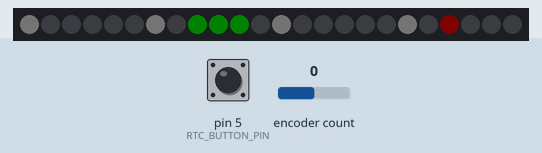
Bench run of a sketch on a simulated Arduino Uno, built with avr-gcc and run on an emulated ATmega328P. Parts: 24 RGB LEDs in strip order, left to right. The test bench sets the inputs (shaded band); at power-on: pin 5 (RTC_BUTTON_PIN) HIGH, encoder count 0. Dim RGB values are drawn brighter than linear; the local clock reads 2024-03-15 10:24:30 at power-on unless the sketch sets it; EEPROM starts erased.

Above: at 0.44 s.
1.3 s: pin 5 (RTC_BUTTON_PIN) pulled LOW for 0.15 s
At 1.73 s:
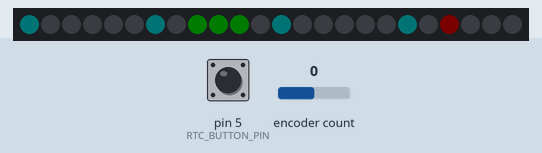
2.0 s: pin 5 (RTC_BUTTON_PIN) pulled LOW for 1 s
At 2.5 s:
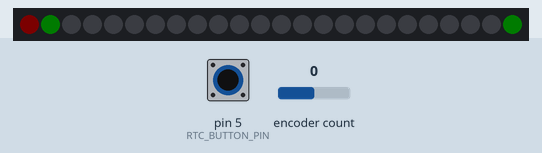
3.6 s: pin 5 (RTC_BUTTON_PIN) pulled LOW for 3.2 s
At 5.1 s:
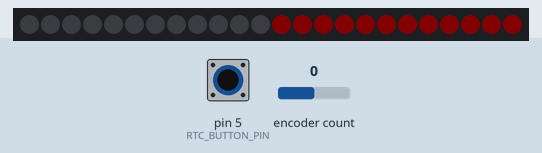
7.4 s: encoder count set to 1
At 8.21 s:
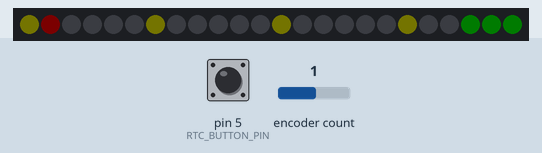
9.0 s: encoder count set to 2
At 9.74 s:
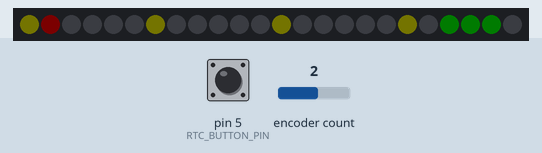
10.5 s: encoder count set to 3
At 11.26 s:
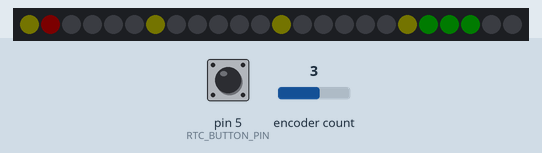
Timing chart, 0 to 13.0 s (numbered marks = the images above; inputs shaded):
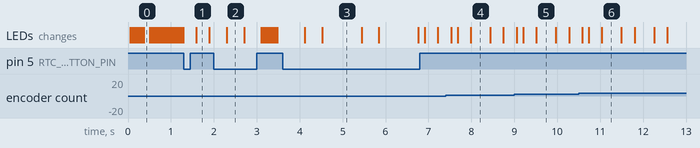

Measured:
- after the input at 1.3 s, the LEDs: change after 0.29 s (image 1)
- after the input at 2.0 s, the LEDs: change after 0.30 s (image 2)
- after the input at 3.6 s, the LEDs: first change after 0.52 s (image 3 shows a later state)
- after the input at 7.4 s, the LEDs: change after 0.13 s (image 4)
- after the input at 9.0 s, the LEDs: change after 0.06 s (image 5)
- after the input at 10.5 s, the LEDs: change after 0.08 s (image 6)
- what the display in image 2 shows lasts 0.4 s, from 2.3 s to 2.7 s

The sketch:

Clock.ino
```cpp
#include <Adafruit_NeoPixel.h>
#include <Time.h>
#include <Wire.h>
#include "RTClib.h"
#include <Encoder.h>
#include <EEPROM.h>

#define SHOW_PM_INDICATOR false
#define SHOW_PIPS true
#define SHOW_SECONDS true

#define NEO_PIN 7
#define RTC_A_PIN 3
#define RTC_B_PIN 4
#define RTC_BUTTON_PIN 5

#define MINUTES_IN_HOUR 60
#define SECONDS_IN_MINUTES 60
#define DELAY 43
#define DELAY_PLUS_1 44

#define MODE_NORMAL 0
#define MODE_SET_CLOCK 1
#define MODE_SET_ALARM 2
#define MODE_ACTIVATE_ALARM 3
#define MODE_UNKNOWN 4
#define MODE_ALARM_RINGING 5

#define PIP_COUNTER_MAX 4
#define PIP_COUNTER_HALF 2
#define BLINK_DELAY 150

#define MEM_ALARM_ON 0
#define MEM_ALARM_HOURS 1
#define MEM_ALARM_MINUTES 2

Adafruit_NeoPixel strip = Adafruit_NeoPixel(24, NEO_PIN, NEO_GRB + NEO_KHZ800);
RTC_DS1307 rtc;
Encoder myEnc(RTC_A_PIN, RTC_B_PIN);

int mode = MODE_NORMAL;
int hours = 0;
int minutes = 0;
int hours_alarm = 0;
int minutes_alarm = 0;
int pipCounter = 0;

long oldPosition  = -999;
long lastUpdateMillis = 0;
boolean buttonPressed = false;
boolean alarmSet = false;

uint32_t colourHours = strip.Color(50, 0, 0);
uint32_t colourMinutes = strip.Color(0, 50, 0);
uint32_t colourSeconds = strip.Color(0, 0, 50);
uint32_t colourPips = strip.Color(15, 15, 15);

uint32_t colourHours_SetClock = strip.Color(30, 0, 0);
uint32_t colourMinutes_SetClock = strip.Color(0, 30, 0);
uint32_t colourPips_SetClock = strip.Color(0, 8, 8);

uint32_t colourHours_SetAlarm = strip.Color(30, 0, 0);
uint32_t colourMinutes_SetAlarm = strip.Color(0, 30, 0);
uint32_t colourPips_SetAlarm = strip.Color(8, 8, 0);

uint32_t colour_ActivateAlarm_Active = strip.Color(0, 50, 0);
uint32_t colour_ActivateAlarm_Inactive = strip.Color(50, 0, 0);

unsigned long mSecs_Then;
unsigned long mSecs_Now;

void setup() {

  Serial.begin(115200);

  if (!rtc.begin()) {

    Serial.println("Couldn't find RTC");
    while (1);

  }

  if (!rtc.isrunning()) {

    Serial.println("RTC is NOT running!");
    rtc.adjust(DateTime(F(__DATE__), F(__TIME__)));

  }

  hours = rtc.now().hour();
  minutes = rtc.now().minute();

  strip.setBrightness(32);
  strip.begin();
  strip.show();

  pinMode(RTC_BUTTON_PIN, INPUT_PULLUP);


  // Retrieve alarm settings from EEPROM ..

  alarmSet = (EEPROM.read(MEM_ALARM_ON) == 1);
  hours_alarm = EEPROM.read(MEM_ALARM_HOURS);
  minutes_alarm = EEPROM.read(MEM_ALARM_MINUTES);

  if (hours_alarm > 23)   { hours_alarm = 0; }
  if (minutes_alarm > 60) { minutes_alarm = 0; }

}

void loop() {


  // Should the alarm be set?

  if (alarmSet && hours == hours_alarm && minutes == minutes_alarm && rtc.now().second() == 0) {

    mode = MODE_ALARM_RINGING;

  }


  // Has the button been pressed ?

  if (isButtonPressed()) { toggleMode(); clearButtonPressed(); }


  // Has the dial been turned ?

  long newPosition = myEnc.read();

  if (newPosition != oldPosition) {

    if (mode == MODE_SET_CLOCK) {

        if (newPosition < oldPosition) { hours++; if (hours >= 24) { hours = 0; } }
        if (newPosition > oldPosition) { minutes = minutes - 3; if (minutes < 0) { minutes = minutes + 60; } }

    }

    if (mode == MODE_SET_ALARM) {

        if (newPosition < oldPosition) { hours_alarm++; if (hours_alarm >= 24) { hours_alarm = 0; } }
        if (newPosition > oldPosition) { minutes_alarm = minutes_alarm - 3; if (minutes_alarm < 0) { minutes_alarm = minutes_alarm + 60; } }

        EEPROM.write(MEM_ALARM_HOURS, hours_alarm);
        EEPROM.write(MEM_ALARM_MINUTES, minutes_alarm);

    }

    if (mode == MODE_ACTIVATE_ALARM) {

      alarmSet = !alarmSet;
      EEPROM.write(MEM_ALARM_ON, (alarmSet ? 1 : 0));

    }

    oldPosition = newPosition;

  }

  switch (mode) {

    case MODE_NORMAL:
      hours = rtc.now().hour();
      minutes = rtc.now().minute();
      drawClock(hours, minutes, colourHours, colourMinutes, colourSeconds, colourPips);
      hours = rtc.now().hour();
      minutes = rtc.now().minute();
      break;

    case MODE_SET_CLOCK:
      toggleBlipColour();
      drawSetClock(hours, minutes, colourHours_SetClock, colourMinutes_SetClock, getColourPips_SetClock());
      delay(BLINK_DELAY);
      break;

    case MODE_SET_ALARM:
      toggleBlipColour();
      drawSetClock(hours_alarm, minutes_alarm, colourHours_SetAlarm, colourMinutes_SetAlarm, getColourPips_SetAlarm());
      delay(BLINK_DELAY);
      break;

    case MODE_ACTIVATE_ALARM:
      drawActivateAlarm(colour_ActivateAlarm_Active, colour_ActivateAlarm_Inactive);
      delay(BLINK_DELAY);
      break;

    case MODE_ALARM_RINGING:
      drawAlarm(20);
      delay(BLINK_DELAY);
      break;

  }

  clearButtonPressed();

}
```

draw_functions.ino
```cpp
void clearClock() {

  for (uint16_t iPixels = 0; iPixels < strip.numPixels(); iPixels++) {

      strip.setPixelColor(iPixels, 0);

  }

}

void drawClock(uint8_t hours, uint8_t minutes, uint32_t colourHours, uint32_t colourMinutes, uint32_t colourSeconds, uint32_t colourPips) {

  int mi = minutes / 2.5;

  mSecs_Then = millis();

  do {

    if (wasButtonPressed()) { break;}

    for (uint16_t iPixels = 0; iPixels < strip.numPixels(); iPixels++) {

      if (isButtonPressed()) { toggleMode(); break;}


      // Draw pips ..

      if (SHOW_PIPS) {

        strip.setPixelColor(0, colourPips);
        strip.setPixelColor(strip.numPixels() * 0.25, colourPips);
        strip.setPixelColor(strip.numPixels() * 0.50, colourPips);
        strip.setPixelColor(strip.numPixels() * 0.75, colourPips);

      }


      // If evening then add second pips at top of clock ..

      if (SHOW_PM_INDICATOR && SHOW_PIPS && hours >= 12) {

        strip.setPixelColor(strip.numPixels() - 1, colourPips);
        strip.setPixelColor(1, colourPips);

      }

      if (SHOW_PM_INDICATOR && !SHOW_PIPS && hours >= 12) {

        strip.setPixelColor(0, colourPips);

      }


      // Draw seconds ..

      if (SHOW_SECONDS) {

        if (SHOW_PIPS) {

          if (iPixels - 1 != 0 && iPixels - 1 != strip.numPixels() * 0.25 && iPixels - 1 != strip.numPixels() * 0.50 && iPixels - 1 != strip.numPixels() * 0.75) {
            strip.setPixelColor((iPixels > 0 ? iPixels - 1: strip.numPixels() - 1), 0);
          }

        }
        else {

          strip.setPixelColor((iPixels > 0 ? iPixels - 1: strip.numPixels() - 1), 0);

        }

        strip.setPixelColor(iPixels, colourSeconds);

      }


      // Draw minutes ..

      strip.setPixelColor((mi == 0 ? strip.numPixels() - 1 : mi - 1), colourMinutes);
      strip.setPixelColor(mi, colourMinutes);
      strip.setPixelColor((mi == strip.numPixels() - 1 ? 0 : mi + 1), colourMinutes);


      // Draw hour ..

      strip.setPixelColor(((hours >= 12 ? hours - 12 : hours) * 2) + (minutes > 30 ? 1 : 0), colourHours);
      strip.show();
/*
      mSecs_Now = millis();
//      Serial.println((mSecs_Now - mSecs_Then));

      if ((mSecs_Now - mSecs_Then) < 45) {
      */
        delay(DELAY_PLUS_1);
      /*
      }
      else {

        delay(DELAY);

      }

      mSecs_Then = mSecs_Now;
*/
    }

  } while (rtc.now().second() != 59);


  while (!wasButtonPressed() && rtc.now().second() != 0) {
    delay(DELAY);
  }

}

void drawSetClock(uint8_t hours, uint8_t minutes, uint32_t colourHours, uint32_t colourMinutes, uint32_t colourPips) {

  int mi = minutes / 2.5;

  for (uint16_t iPixels = 0; iPixels < strip.numPixels(); iPixels++) {

    strip.setPixelColor(iPixels, 0);

  }


  // Draw pips ..

  if (SHOW_PIPS) {

    strip.setPixelColor(0, colourPips);
    strip.setPixelColor(strip.numPixels() * 0.25, colourPips);
    strip.setPixelColor(strip.numPixels() * 0.50, colourPips);
    strip.setPixelColor(strip.numPixels() * 0.75, colourPips);

  }

  // Always show PM indicator when setting time or alarm ..

  if (SHOW_PIPS && hours >= 12) {

    strip.setPixelColor(strip.numPixels() - 1, colourPips);
    strip.setPixelColor(1, colourPips);

  }


  // Draw minutes and hours ..

  strip.setPixelColor((mi == 0 ? strip.numPixels() - 1 : mi - 1), colourMinutes);
  strip.setPixelColor(mi, colourMinutes);
  strip.setPixelColor((mi == strip.numPixels() - 1 ? 0 : mi + 1), colourMinutes);
  strip.setPixelColor(((hours >= 12 ? hours - 12 : hours) * 2) + (minutes > 30 ? 1 : 0), colourHours);
  strip.show();

}

void drawActivateAlarm(uint32_t colourActive, uint32_t colourInactive) {

  for (uint16_t iPixels = 0; iPixels < strip.numPixels(); iPixels++) {

    strip.setPixelColor(iPixels, 0);

  }

  if (alarmSet) {

    for (uint16_t iPixels = 0; iPixels < (strip.numPixels() / 2); iPixels++) {

      strip.setPixelColor(iPixels, colourActive);

    }

  }
  else {

    for (uint16_t iPixels = (strip.numPixels() / 2); iPixels < strip.numPixels(); iPixels++) {

      strip.setPixelColor(iPixels, colourInactive);

    }

  }

  strip.show();

}

void drawAlarm(uint8_t wait) {

  uint16_t i, j;

  for( j=0; j<256; j++) {

    if (wasButtonPressed()) { mode = MODE_NORMAL; break;}

    for (i=0; i<strip.numPixels(); i++) {
      if (isButtonPressed()) { mode = MODE_NORMAL; break;}
      strip.setPixelColor(i, getColourCode((i+j) & 255));
    }

    strip.show();
    delay(wait);

  }

  clearClock();

}

uint32_t getColourCode(byte number) {

  number = 255 - number;

  if(number < 85) {
    return strip.Color(255 - number * 3, 0, number * 3);
  }

  if(number < 170) {
    number -= 85;
    return strip.Color(0, number * 3, 255 - number * 3);
  }

  number -= 170;

  return strip.Color(number * 3, 255 - number * 3, 0);

}
```

other_functions.ino
```cpp
void toggleMode() {

  switch (mode) {

    case MODE_NORMAL:
      break;

    case MODE_SET_CLOCK:
      rtc.adjust(DateTime(rtc.now().year(), rtc.now().month(), rtc.now().day(), hours, minutes, 0));
      break;

    case MODE_SET_ALARM:
      break;

    case MODE_ACTIVATE_ALARM:
      break;

  }

  mode++;
  if (mode == MODE_UNKNOWN) { mode = MODE_NORMAL; }
  clearClock();

}

void toggleBlipColour() {

  pipCounter++;
  if (pipCounter > PIP_COUNTER_MAX) { pipCounter = 0; }

}

uint32_t getColourPips_SetClock() {

  return (pipCounter <= PIP_COUNTER_HALF ? colourPips_SetClock : 0);

}

uint32_t getColourPips_SetAlarm() {

  return (pipCounter <= PIP_COUNTER_HALF ? colourPips_SetAlarm : 0);

}

boolean isButtonPressed() {

  buttonPressed = (digitalRead(RTC_BUTTON_PIN) == 0);
  if (buttonPressed) { delay(250); }

  return buttonPressed;

}

void clearButtonPressed() {

  buttonPressed = false;

}

boolean wasButtonPressed() {

  return buttonPressed;

}
```
